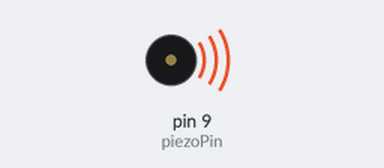
Recording of a sketch running on a simulated Arduino Uno, built with avr-gcc and run on an emulated ATmega328P. On the bench: buzzer (waves = sounding).

Above: at 0.05 s.
Timing chart, 0 to 3.0 s (numbered marks = the images above):
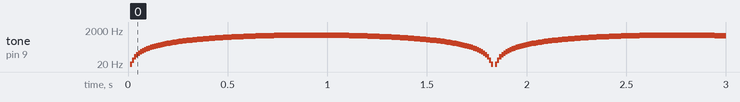

Measured:
- by itself, tone on pin 9 (piezoPin): plays 17 Hz for 0.01 s, 34 Hz for 0.01 s, 52 Hz for 0.01 s, 69 Hz for 0.01 s, 87 Hz for 0.01 s, 104 Hz for 0.01 s … (7950 notes in this stretch)

The sketch:

08-2-2.ino
```cpp
// tone() 함수 이용
#define PI 3.141592
#define piezoPin 9

float sinVal;
int toneVal;

void setup()
{
   pinMode(piezoPin, OUTPUT);
}
void loop()
{
   for(int i=0;i<180;i++)
   {
      sinVal=sin(i*PI/180);
      toneVal=(int)(1000*sinVal);
      tone(piezoPin,toneVal);
      delay(10);
   }
}
```
